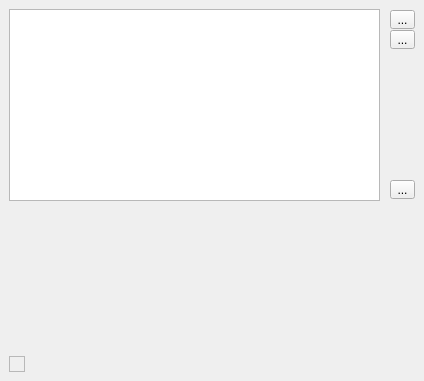
     <widget class="QWidget" name="filters">
      <attribute name="title">
       <string>Filters</string>
      </attribute>
      <widget class="QListWidget" name="listFilters">
       <property name="geometry">
        <rect>
         <x>9</x>
         <y>9</y>
         <width>371</width>
         <height>192</height>
        </rect>
       </property>
      </widget>
      <widget class="QFrame" name="frame">
       <property name="geometry">
        <rect>
         <x>9</x>
         <y>356</y>
         <width>16</width>
         <height>16</height>
        </rect>
       </property>
       <property name="frameShape">
        <enum>QFrame::StyledPanel</enum>
       </property>
       <property name="frameShadow">
        <enum>QFrame::Raised</enum>
       </property>
       <layout class="QHBoxLayout" name="horizontalLayout_8">
        <property name="leftMargin">
         <number>0</number>
        </property>
        <property name="topMargin">
         <number>0</number>
        </property>
        <property name="rightMargin">
         <number>0</number>
        </property>
        <property name="bottomMargin">
         <number>0</number>
        </property>
       </layout>
      </widget>
      <widget class="QToolButton" name="switchDownFilter">
       <property name="geometry">
        <rect>
         <x>390</x>
         <y>30</y>
         <width>25</width>
         <height>19</height>
        </rect>
       </property>
       <property name="text">
        <string>...</string>
       </property>
       <property name="icon">
        <iconset resource="../qLibpointmatcher.qrc">
         <normaloff>:/CC/plugin/qLibpointmatcher/images/down-chevron.png</normaloff>:/CC/plugin/qLibpointmatcher/images/down-chevron.png</iconset>
       </property>
      </widget>
      <widget class="QToolButton" name="deleteOneFilter">
       <property name="geometry">
        <rect>
         <x>390</x>
         <y>180</y>
         <width>25</width>
         <height>19</height>
        </rect>
       </property>
       <property name="text">
        <string>...</string>
       </property>
       <property name="icon">
        <iconset resource="../qLibpointmatcher.qrc">
         <normaloff>:/CC/plugin/qLibpointmatcher/images/smallCancel.png</normaloff>:/CC/plugin/qLibpointmatcher/images/smallCancel.png</iconset>
       </property>
      </widget>
      <widget class="QToolButton" name="switchUpFilter">
       <property name="geometry">
        <rect>
         <x>390</x>
         <y>10</y>
         <width>25</width>
         <height>19</height>
        </rect>
       </property>
       <property name="text">
        <string>...</string>
       </property>
       <property name="icon">
        <iconset resource="../qLibpointmatcher.qrc">
         <normaloff>:/CC/plugin/qLibpointmatcher/images/up-chevron.png</normaloff>:/CC/plugin/qLibpointmatcher/images/up-chevron.png</iconset>
       </property>
      </widget>
     </widget>
